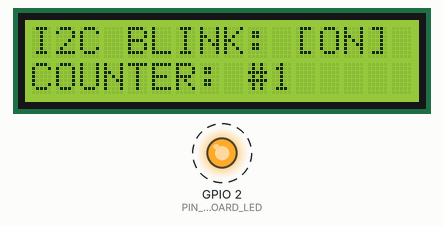
Simulated run of this sketch. Board: ESP32. Parts: 16×2 character LCD, output pins drawn as LEDs (lit = HIGH). Wiring (inferred from the names in the program): PCF8574 port expander at I2C address 0x3F. Wiring (inferred from the signals the program sends): character LCD (HD44780): RS Q0; E Q2; data Q4, Q5, Q6, Q7. Dashed ring = blinking. What the sketch prints to the serial monitor is not drawn.

Above: at 1.2 s.
At 9.5 s:
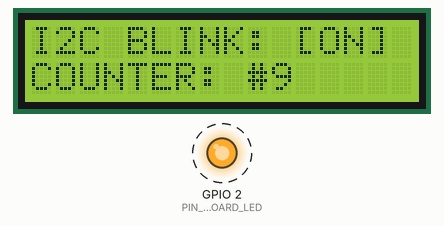
At 19.8 s:
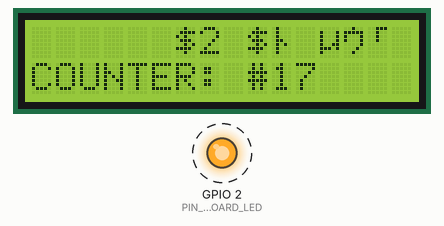
At 38.3 s:
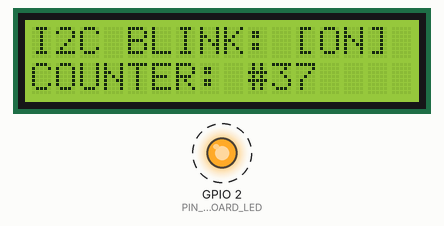
Timing chart, 0 to 40.0 s (numbered marks = the images above):
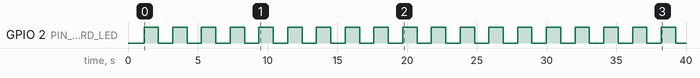

Measured:
- by itself, GPIO 2 (PIN_ONBOARD_LED): alternates HIGH for 1.0 s and LOW for 1.0 s
- what the display in image 0 shows lasts 1.0 s, from 1.2 s to 2.2 s

The sketch:

test_i2c_display.ino
```cpp
/*
 * ===============================================================================
 *  AgriStack — Standalone I2C LED / LCD Test & Hardware Scanner
 * ===============================================================================
 *  Zero external libraries needed! Uses only built-in <Wire.h>.
 *
 *  ESP32 Pin Connections:
 *   - I2C SDA -> GPIO 21
 *   - I2C SCL -> GPIO 22
 *   - VCC     -> 5V (VIN) for LCD / LED Backlight, or 3.3V
 *   - GND     -> GND
 * ===============================================================================
 */

#include <Wire.h>

#define PIN_I2C_SDA  21
#define PIN_I2C_SCL  22
#define PIN_ONBOARD_LED 2

uint8_t detectedI2CAddress = 0;
bool isLcd = false;

// Lightweight pure Wire.h PCF8574 LCD Driver
class SimpleI2CLCD {
private:
  uint8_t _addr;
  uint8_t _backlight;

  void writeNibble(uint8_t nibble, uint8_t mode) {
    uint8_t data = (nibble & 0xF0) | _backlight | mode;
    Wire.beginTransmission(_addr);
    Wire.write(data | 0x04);
    Wire.endTransmission();
    delayMicroseconds(2);
    Wire.beginTransmission(_addr);
    Wire.write(data & ~0x04);
    Wire.endTransmission();
    delayMicroseconds(50);
  }

  void send(uint8_t value, uint8_t mode) {
    writeNibble(value & 0xF0, mode);
    writeNibble((value << 4) & 0xF0, mode);
  }

public:
  SimpleI2CLCD(uint8_t addr = 0x27) : _addr(addr), _backlight(0x08) {}

  void setAddress(uint8_t addr) { _addr = addr; }

  bool begin() {
    Wire.beginTransmission(_addr);
    if (Wire.endTransmission() != 0) return false;
    delay(50);
    writeNibble(0x30, 0); delay(5);
    writeNibble(0x30, 0); delayMicroseconds(150);
    writeNibble(0x30, 0); delayMicroseconds(150);
    writeNibble(0x20, 0); delayMicroseconds(150); // 4-bit mode
    send(0x28, 0); // 2 lines
    send(0x08, 0); // display off
    clear();
    send(0x06, 0); // entry mode
    send(0x0C, 0); // display on
    return true;
  }

  void clear() {
    send(0x01, 0);
    delay(2);
  }

  void setCursor(uint8_t col, uint8_t row) {
    uint8_t rowOffsets[] = {0x00, 0x40};
    send(0x80 | (col + (row ? 0x40 : 0x00)), 0);
  }

  void print(const String& str) {
    for (size_t i = 0; i < str.length(); i++) {
      send((uint8_t)str[i], 0x01);
    }
  }

  void printLine(uint8_t row, const String& str) {
    setCursor(0, row);
    String padded = str;
    while (padded.length() < 16) padded += " ";
    print(padded);
  }

  void setBacklight(bool on) {
    _backlight = on ? 0x08 : 0x00;
    Wire.beginTransmission(_addr);
    Wire.write(_backlight);
    Wire.endTransmission();
  }
};

SimpleI2CLCD lcd(0x27);

// Scan I2C bus and report all connected devices
void scanI2CBus() {
  Serial.println("\n-------------------------------------------");
  Serial.println("  SCANNING I2C BUS (SDA=21, SCL=22)...");
  Serial.println("-------------------------------------------");

  byte count = 0;
  for (byte address = 1; address < 127; address++) {
    Wire.beginTransmission(address);
    byte error = Wire.endTransmission();

    if (error == 0) {
      Serial.printf("  [✓] FOUND I2C DEVICE AT: 0x%02X", address);
      if (address == 0x27 || address == 0x3F) {
        Serial.print("  <-- Standard I2C LCD / LED Backpack!");
        detectedI2CAddress = address;
        isLcd = true;
      } else if (address == 0x77) {
        Serial.print("  <-- BMP180 Barometer");
      } else if (address == 0x68) {
        Serial.print("  <-- DS3231 RTC or MPU9250 IMU");
      } else if (address == 0x69) {
        Serial.print("  <-- MPU9250 IMU (AD0 High)");
      }
      Serial.println();
      count++;
    }
  }

  if (count == 0) {
    Serial.println("  [!] NO I2C DEVICES FOUND!");
    Serial.println("      Check wiring: SDA -> GPIO 21, SCL -> GPIO 22, VCC & GND");
  } else {
    Serial.printf("  Total devices detected: %d\n", count);
  }
  Serial.println("-------------------------------------------\n");
}

void setup() {
  Serial.begin(115200);
  delay(1000);
  pinMode(PIN_ONBOARD_LED, OUTPUT);

  Serial.println("\n==========================================");
  Serial.println("   AGRISTACK I2C LED & DISPLAY TEST RIG   ");
  Serial.println("==========================================");

  // Initialize I2C Bus on GPIO 21 & 22
  Wire.begin(PIN_I2C_SDA, PIN_I2C_SCL);

  // Scan bus
  scanI2CBus();

  // If detected, initialize display
  if (detectedI2CAddress != 0) {
    lcd.setAddress(detectedI2CAddress);
    if (lcd.begin()) {
      Serial.printf("[TEST] LCD successfully initialized at address 0x%02X!\n", detectedI2CAddress);
      lcd.printLine(0, "I2C LED/LCD TEST");
      lcd.printLine(1, "ADDR: 0x" + String(detectedI2CAddress, HEX) + " OK!");
    }
  }
}

int testCounter = 0;
bool ledState = false;

void loop() {
  testCounter++;
  ledState = !ledState;

  // 1. Blink onboard LED
  digitalWrite(PIN_ONBOARD_LED, ledState ? HIGH : LOW);

  // 2. If an I2C device is found:
  if (detectedI2CAddress != 0) {
    // A) Toggle backlight / I2C LED state
    lcd.setBacklight(ledState);

    // B) Update LCD counter display
    char buf1[17];
    char buf2[17];
    snprintf(buf1, sizeof(buf1), "I2C BLINK: %s", ledState ? "[ON]" : "[OFF]");
    snprintf(buf2, sizeof(buf2), "COUNTER: #%d", testCounter);

    lcd.printLine(0, buf1);
    lcd.printLine(1, buf2);

    // C) Also write raw I2C bytes (tests raw I2C LED / IO expander boards)
    Wire.beginTransmission(detectedI2CAddress);
    Wire.write(ledState ? 0xFF : 0x00);
    Wire.endTransmission();

    Serial.printf("[TEST #%d] I2C Device 0x%02X -> LED/Backlight: %s\n",
                  testCounter, detectedI2CAddress, ledState ? "HIGH" : "LOW");
  } else {
    Serial.println("[WAITING] Scanning again in 3 seconds...");
    scanI2CBus();
  }

  delay(1000); // Blink every 1 second
}
```
